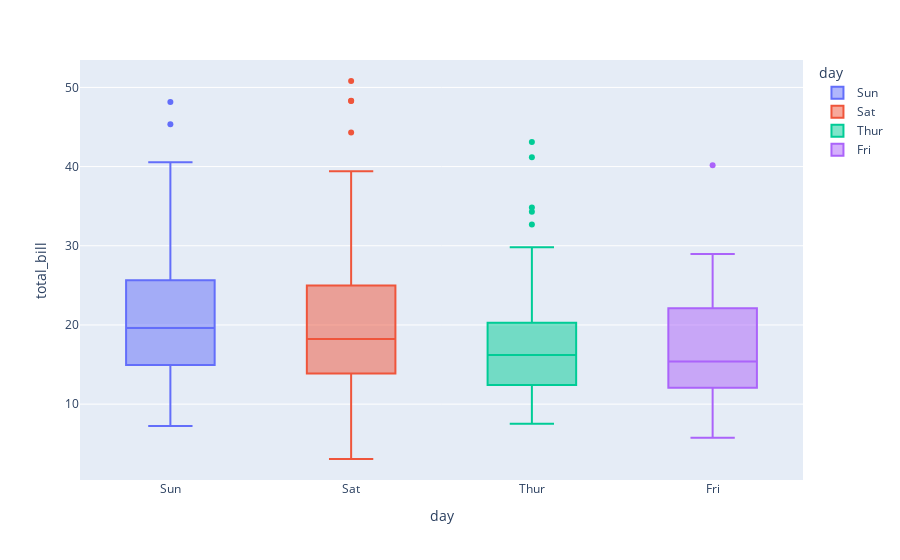

Notebook code cell kept with this figure:
### Markdown cell above
### Box Plots

Um gráfico de caixa também é conhecido como gráfico de Whisker é criado para exibir o resumo do conjunto de valores de dados com propriedades como mínimo, primeiro quartil, mediana, terceiro quartil e máximo. No gráfico de caixa, uma caixa é criada do primeiro quartil para o terceiro quartil, uma linha vertical também está lá que atravessa a caixa na mediana. Aqui o eixo x denota os dados a serem plotados enquanto o eixo y mostra a distribuição de frequência.

Exemplo:

### Code cell
import plotly.express as px 

# usando o dataset tips 
df = px.data.tips()

# plotando gráfico
fig=px.box(df, x="day", y="total_bill", color="day")

# mostrando Gráfico 
fig.show()

### Figure 1 — Plotly figure (JSON) as saved in the notebook; plotly's stock layout.template omitted (floating-point values rounded to 4 significant figures)
{"data": [{"alignmentgroup": "True", "hovertemplate": "day=%{x}<br>total_bill=%{y}<extra></extra>", "legendgroup": "Sun", "marker": {"color": "#636efa"}, "name": "Sun", "notched": false, "offsetgroup": "Sun", "orientation": "v", "showlegend": true, "type": "box", "x": ["Sun", "Sun", "Sun", "Sun", "Sun", "Sun", "Sun", "Sun", "Sun", "Sun", "Sun", "Sun", "Sun", "Sun", "Sun", "Sun", "Sun", "Sun", "Sun", "Sun", "Sun", "Sun", "Sun", "Sun", "Sun", "Sun", "Sun", "Sun", "Sun", "Sun", "Sun", "Sun", "Sun", "Sun", "Sun", "Sun", "Sun", "Sun", "Sun", "Sun", "Sun", "Sun", "Sun", "Sun", "Sun", "Sun", "Sun", "Sun", "Sun", "Sun", "Sun", "Sun", "Sun", "Sun", "Sun", "Sun", "Sun", "Sun", "Sun", "Sun", "Sun", "Sun", "Sun", "Sun", "Sun", "Sun", "Sun", "Sun", "Sun", "Sun", "Sun", "Sun", "Sun", "Sun", "Sun", "Sun"], "x0": " ", "xaxis": "x", "y": [16.99, 10.34, 21.01, 23.68, 24.59, 25.29, 8.77, 26.88, 15.04, 14.78, 10.27, 35.26, 15.42, 18.43, 14.83, 21.58, 10.33, 16.29, 16.97, 17.46, 13.94, 9.68, 30.4, 18.29, 22.23, 32.4, 28.55, 18.04, 12.54, 10.29, 34.81, 9.94, 25.56, 19.49, 38.07, 23.95, 25.71, 17.31, 29.93, 14.07, 13.13, 17.26, 24.55, 19.77, 29.85, 48.17, 25, 13.39, 16.49, 21.5, 12.66, 16.21, 13.81, 17.51, 24.52, 20.76, 31.71, 7.25, 31.85, 16.82, 32.9, 17.89, 14.48, 9.6, 34.63, 34.65, 23.33, 45.35, 23.17, 40.55, 20.69, 20.9, 30.46, 18.15, 23.1, 15.69], "y0": " ", "yaxis": "y"}, {"alignmentgroup": "True", "hovertemplate": "day=%{x}<br>total_bill=%{y}<extra></extra>", "legendgroup": "Sat", "marker": {"color": "#EF553B"}, "name": "Sat", "notched": false, "offsetgroup": "Sat", "orientation": "v", "showlegend": true, "type": "box", "x": ["Sat", "Sat", "Sat", "Sat", "Sat", "Sat", "Sat", "Sat", "Sat", "Sat", "Sat", "Sat", "Sat", "Sat", "Sat", "Sat", "Sat", "Sat", "Sat", "Sat", "Sat", "Sat", "Sat", "Sat", "Sat", "Sat", "Sat", "Sat", "Sat", "Sat", "Sat", "Sat", "Sat", "Sat", "Sat", "Sat", "Sat", "Sat", "Sat", "Sat", "Sat", "Sat", "Sat", "Sat", "Sat", "Sat", "Sat", "Sat", "Sat", "Sat", "Sat", "Sat", "Sat", "Sat", "Sat", "Sat", "Sat", "Sat", "Sat", "Sat", "Sat", "Sat", "Sat", "Sat", "Sat", "Sat", "Sat", "Sat", "Sat", "Sat", "Sat", "Sat", "Sat", "Sat", "Sat", "Sat", "Sat", "Sat", "Sat", "Sat", "Sat", "Sat", "Sat", "Sat", "Sat", "Sat", "Sat"], "x0": " ", "xaxis": "x", "y": [20.65, 17.92, 20.29, 15.77, 39.42, 19.82, 17.81, 13.37, 12.69, 21.7, 19.65, 9.55, 18.35, 15.06, 20.69, 17.78, 24.06, 16.31, 16.93, 18.69, 31.27, 16.04, 38.01, 26.41, 11.24, 48.27, 20.29, 13.81, 11.02, 18.29, 17.59, 20.08, 16.45, 3.07, 20.23, 15.01, 12.02, 17.07, 26.86, 25.28, 14.73, 10.51, 17.92, 44.3, 22.42, 20.92, 15.36, 20.49, 25.21, 18.24, 14.31, 14, 7.25, 10.59, 10.63, 50.81, 15.81, 26.59, 38.73, 24.27, 12.76, 30.06, 25.89, 48.33, 13.27, 28.17, 12.9, 28.15, 11.59, 7.74, 30.14, 20.45, 13.28, 22.12, 24.01, 15.69, 11.61, 10.77, 15.53, 10.07, 12.6, 32.83, 35.83, 29.03, 27.18, 22.67, 17.82], "y0": " ", "yaxis": "y"}, {"alignmentgroup": "True", "hovertemplate": "day=%{x}<br>total_bill=%{y}<extra></extra>", "legendgroup": "Thur", "marker": {"color": "#00cc96"}, "name": "Thur", "notched": false, "offsetgroup": "Thur", "orientation": "v", "showlegend": true, "type": "box", "x": ["Thur", "Thur", "Thur", "Thur", "Thur", "Thur", "Thur", "Thur", "Thur", "Thur", "Thur", "Thur", "Thur", "Thur", "Thur", "Thur", "Thur", "Thur", "Thur", "Thur", "Thur", "Thur", "Thur", "Thur", "Thur", "Thur", "Thur", "Thur", "Thur", "Thur", "Thur", "Thur", "Thur", "Thur", "Thur", "Thur", "Thur", "Thur", "Thur", "Thur", "Thur", "Thur", "Thur", "Thur", "Thur", "Thur", "Thur", "Thur", "Thur", "Thur", "Thur", "Thur", "Thur", "Thur", "Thur", "Thur", "Thur", "Thur", "Thur", "Thur", "Thur", "Thur"], "x0": " ", "xaxis": "x", "y": [27.2, 22.76, 17.29, 19.44, 16.66, 10.07, 32.68, 15.98, 34.83, 13.03, 18.28, 24.71, 21.16, 10.65, 12.43, 24.08, 11.69, 13.42, 14.26, 15.95, 12.48, 29.8, 8.52, 14.52, 11.38, 22.82, 19.08, 20.27, 11.17, 12.26, 18.26, 8.51, 10.33, 14.15, 16, 13.16, 17.47, 34.3, 41.19, 27.05, 16.43, 8.35, 18.64, 11.87, 9.78, 7.51, 19.81, 28.44, 15.48, 16.58, 7.56, 10.34, 43.11, 13, 13.51, 18.71, 12.74, 13, 16.4, 20.53, 16.47, 18.78], "y0": " ", "yaxis": "y"}, {"alignmentgroup": "True", "hovertemplate": "day=%{x}<br>total_bill=%{y}<extra></extra>", "legendgroup": "Fri", "marker": {"color": "#ab63fa"}, "name": "Fri", "notched": false, "offsetgroup": "Fri", "orientation": "v", "showlegend": true, "type": "box", "x": ["Fri", "Fri", "Fri", "Fri", "Fri", "Fri", "Fri", "Fri", "Fri", "Fri", "Fri", "Fri", "Fri", "Fri", "Fri", "Fri", "Fri", "Fri", "Fri"], "x0": " ", "xaxis": "x", "y": [28.97, 22.49, 5.75, 16.32, 22.75, 40.17, 27.28, 12.03, 21.01, 12.46, 11.35, 15.38, 12.16, 13.42, 8.58, 15.98, 13.42, 16.27, 10.09], "y0": " ", "yaxis": "y"}], "layout": {"autosize": true, "boxmode": "overlay", "legend": {"title": {"text": "day"}, "tracegroupgap": 0}, "margin": {"t": 60}, "xaxis": {"anchor": "y", "autorange": true, "categoryarray": ["Sun", "Sat", "Thur", "Fri"], "categoryorder": "array", "domain": [0, 1], "range": [-0.5, 3.5], "title": {"text": "day"}, "type": "category"}, "yaxis": {"anchor": "x", "autorange": true, "domain": [0, 1], "range": [0.4178, 53.46], "title": {"text": "total_bill"}, "type": "linear"}}}
